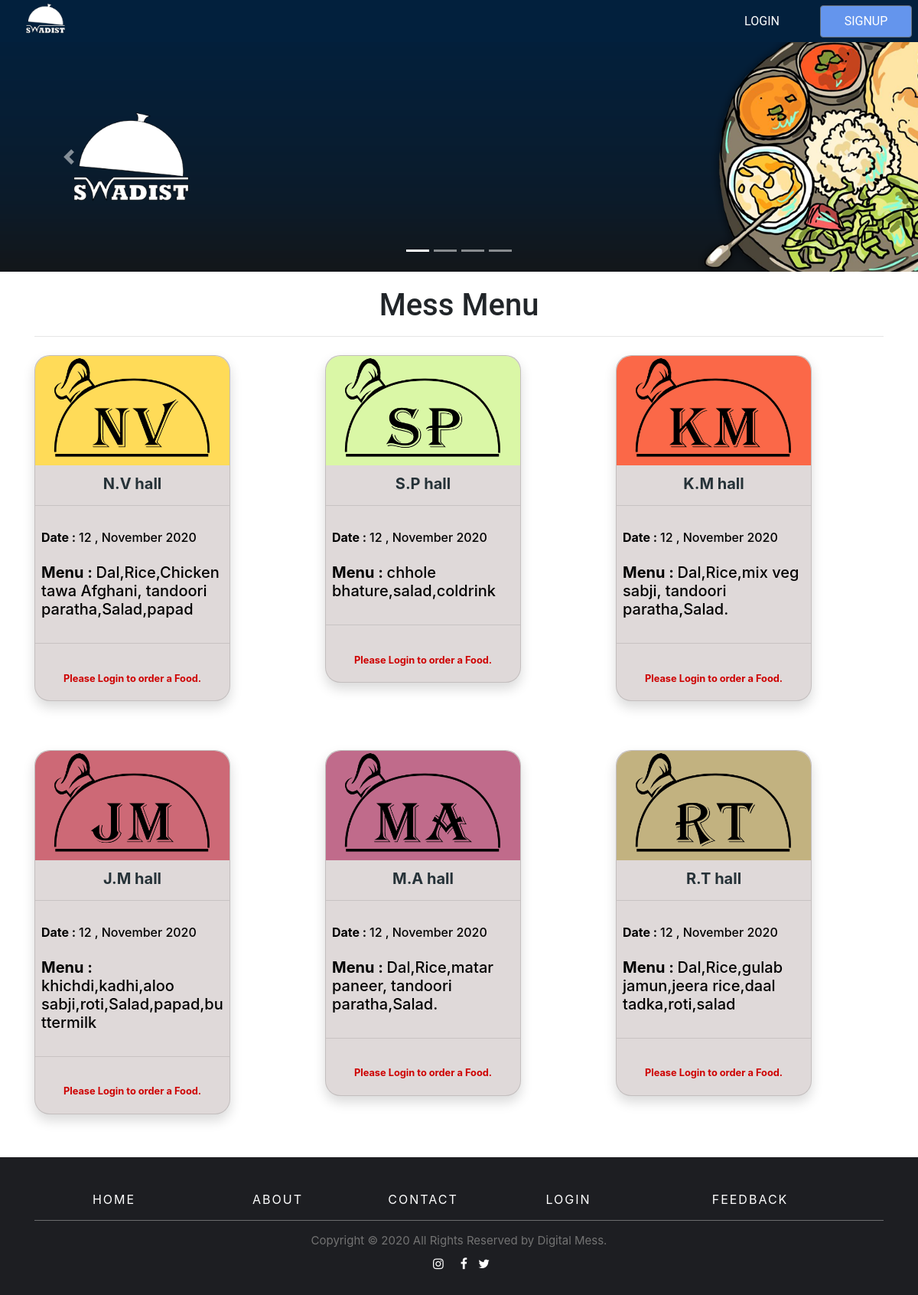
The page / on the database its author committed.
### tables this page shows
CREATE TABLE `mess_list` (
  `mess_id` int(50) NOT NULL,
  `mess_name` varchar(255) NOT NULL,
  `mess_menu` text NOT NULL,
  `mess_image` varchar(255) NOT NULL,
  `date` datetime NOT NULL DEFAULT current_timestamp()
);

### index.php (the view, shortened to what this page needs)
<!DOCTYPE html>
<html lang="en">
<head>
    <link rel="stylesheet" href="css/menuviews.css" />
    <link rel="stylesheet" href="https://cdn.jsdelivr.net/npm/bootstrap@4.5.3/dist/css/bootstrap.min.css"
>
    <link rel="stylesheet" href="https://stackpath.bootstrapcdn.com/font-awesome/4.7.0/css/font-awesome.min.css">
</head>
    <body style="">
    <?php include 'partials/header.php';  ?>
    <?php include 'partials/connection.php'; ?>
    <section id="caraosel">
        <div id="carouselExampleCaptions" class="carousel slide" data-ride="carousel">
            <ol class="carousel-indicators">
                <li data-target="#carouselExampleCaptions" data-slide-to="0" class="active"></li>
                <li data-target="#carouselExampleCaptions" data-slide-to="1"></li>
                <li data-target="#carouselExampleCaptions" data-slide-to="2"></li>
                <li data-target="#carouselExampleCaptions" data-slide-to="3"></li>
            </ol>
            <div class="carousel-inner">
                <div class="carousel-item active">
                    <img src="images/banner.png" class="d-block w-100" alt="...">
                    <div class="carousel-caption d-none d-md-block">
                        <h1><label></label></h1>
                    </div>
                </div>
            </div>
            <a class="carousel-control-prev" href="#carouselExampleCaptions" role="button" data-slide="prev">
                <span class="carousel-control-prev-icon" aria-hidden="true"></span>
            </a>
            <a class="carousel-control-next" href="#carouselExampleCaptions" role="button" data-slide="next">
                <span class="carousel-control-next-icon" aria-hidden="true"></span>
            </a>
        </div>
    </section>
    <section id="card-details">
        <div class="container">
            <h1>Mess Menu</h1>
            <hr>
            <div id="details" class="row justify-content-center ">
                <?php
                      $sql="SELECT * FROM `mess_list`";
                      $result=mysqli_query($conn,$sql);
                      while($row=mysqli_fetch_assoc($result)){
                        $dt = new DateTime($row['date']);
                        $image=$row['mess_image'];
                        echo "<div class='col-md-4 my-2'>
                            <div class='card shadow mb-5' style='border-radius:20px; width: 16rem; background-color:#dfd9d9;'>
                          <img src='$image' style='border-radius: 20px 20px 0px 0px;'  class='card-img-top' alt='Loading'>
                            <h5 class='card-title'><a class='text-light'></a></h5>
                            <b><h5 class='card-text text-center' style='color:#263238'>".$row['mess_name']."</b>
                            <hr>
                            <h6 class='p-2' style='color:black;'><b>Date : </b> ".$dt->format('j , F  Y ')."</h6>
                            <div id='menu'>
                            <h5 class='p-2' style='color:black' class='card-text'><b>Menu : </b>".$row['mess_menu']."</h5>
                            </div>";
                            if(isset($_SESSION['loggedin'])&&$_SESSION['loggedin']==true){
                                echo "<center><a href='order_disp.php?id=".$row['mess_id']."' class='my-2 btn btn-success text-center' style='background-color:#02203d; color:white;'>ORDER NOW</a>";
                            }
                            else {
                                echo "<hr><small><span class='p-2' style='color:#CE0000'><center><b>Please Login to order a Food.</b></center></span></small>";
                            }
                        echo"
                        </div>
                      </div>";
                      }
                    ?>
            </div>
        </div>
    </section>
    <?php include 'partials/footer.php'  ?>
</body>
</html>

### partials/header.php (shortened to what this page needs)
<?php
echo '<section id="nav-bar">
<nav class="navbar navbar-expand-md" style="padding:0px">
  <img src="images/SWADIST3.png" style="width:10%" class="img-fluid" alt="Responsive image">
  <div class="collapse navbar-collapse" id="navbarSupportedContent">
    <ul class="navbar-nav ml-auto">
    <li class="nav-item pl">';
    if(isset($_SESSION['loggedin'])&&$_SESSION['loggedin']==true){
      echo '<li class="nav-item">
      <img src="images/user.png" class="pt-2 pb-0 " alt="user-icon">
        </li>
      <li class="nav-item">
          <div class="dropdown">
  <button class="nav-link btn  text-center mx-2 text-light" type="button" id="dropdownMenu2" data-toggle="dropdown" aria-haspopup="true" aria-expanded="false">
  '.ucfirst($_SESSION['username']).' '.ucfirst($_SESSION['lastname']).'
    <i class="fa fa-angle-down" aria-hidden="true"></i>
  </button>
  <div class="dropdown-menu" aria-labelledby="dropdownMenu2">
  <a class="dropdown-item text-center nav-link" href="my_orders.php">My Orders</a>
  </div>
        </li>
      <a href="cart.php"><img src="images/cart.jpg" href="cart.php" height="40" width="48" class="pt-2 pb-1 my-0 nav-link" alt="cart-icon" ></a>
        <li class="nav-item cl">
        <a class="nav-link btn btn-danger border-secondary text-center mx-2" href="partials/_logouthandler.php">Logout</a>
        </li>';
    }
    else{
      echo'<li class="nav-item pl">
      <a class="nav-link btn link text-center mx-2"  data-toggle="modal" data-target="#loginModal" href="#">LOGIN</a>
    </li>
    <li class="nav-item cl">
      <a class="nav-link btn link border-secondary text-center mx-2"  data-toggle="modal" data-target="#signupModal" href="#">SIGNUP</a>
    </li>';
    }
    echo '</ul>
  </div>
</nav>
</section>
';
?>

### partials/footer.php (shortened to what this page needs)
<!doctype html>
<head>
</head>
<body>
    <footer class="site-footer">
        <div class="container">
            <div class="row">
            <div class="col-xs-6 mx-4 col-md-2">
                    <a href="index.php">Home</a>
                </div>
                <div class="col-xs-6 col-md-2">
                    <a href="about.php">About</a>
                </div>
                <div class="col-xs-6 col-md-2">
                    <a href="">Contact</a>
                </div>
                <?php
                  if(isset($_SESSION['loggedin'])&&$_SESSION['loggedin']==true){
                    echo '<div class="col-xs-6 col-md-2">
                    <a href="partials/_logouthandler.php">Logout</a>
                    </div>';
                  }
                  else {
                    echo '<div class="col-xs-6 col-md-2">
                    <a href="" data-toggle="modal" data-target="#loginModal">Login</a>
                    </div>';
                  }
                ?>
                <div class="col-xs-6 col-md-3">
                    <a href="">Feedback</a>
                </div>
            </div>
            <hr>
        </div>
        <div class="container">
            <div class="cp">
                <p class="copyright-text">Copyright &copy; 2020 All Rights Reserved by Digital Mess.
                </p>
            </div>
            <div class="icons">
                <a href=""> <i class="fa fa-instagram mx-2" aria-hidden="true"></i></a>
                <a href=""> <i class="fa fa-facebook mx-2" aria-hidden="true"></i></a>
                <a href=""><i class="fa fa-twitter" aria-hidden="true"></i></a>
            </div>
        </div>
    </footer>
    </html>

### css/menuviews.css (style rules this page uses)
* { margin:0px; padding: 0px; }
body { margin: auto; padding: 0px; }
#nav-bar { top: 0%; z-index: 10; }
.navbar { background-image: linear-gradient(to right, #02203d, #02203d); }
.nav-link { font-family: Roboto; }
.navbar-nav li .link { color: white !important; font-weight: 400; float: right; text-align:left; }
.cl a { background-color: cornflowerblue; }
.nav-item a { width: 120px; }
.carousel-caption h1 { font-family: Karla; }
.container h1 { text-align: center; font-family:Roboto; padding-top:20px; }

### partials/footer.php (style rules this page uses)
.site-footer { clear: both; background-color: #1d1e22; padding: 45px 0 30px; font-size: 15px; line-height: 20px; color: #737373; position: absolute; width: 100%; }
.site-footer hr { border-top-color: #bbb; opacity: 0.5; }
.site-footer a { color: #fff; font-size: 16px; text-transform: uppercase; margin-top: 5px; letter-spacing: 2px; text-align: center; }
.site-footer { text-align: center; }
.copyright-text { text-align: center; }
.copyright-text { margin: 10px; }

### rows shown on the page
mess_list: mess_image (picture), mess_name "N.V hall", date "12 , November 2020", mess_menu "Dal,Rice,Chicken tawa Afghani, tandoori paratha,Salad,papad"
mess_list: mess_image (picture), mess_name "S.P hall", date "12 , November 2020", mess_menu "chhole bhature,salad,coldrink"
mess_list: mess_image (picture), mess_name "K.M hall", date "12 , November 2020", mess_menu "Dal,Rice,mix veg sabji, tandoori paratha,Salad."
mess_list: mess_image (picture), mess_name "J.M hall", date "12 , November 2020", mess_menu "khichdi,kadhi,aloo sabji,roti,Salad,papad,buttermilk"
mess_list: mess_image (picture), mess_name "M.A hall", date "12 , November 2020", mess_menu "Dal,Rice,matar paneer, tandoori paratha,Salad."
mess_list: mess_image (picture), mess_name "R.T hall", date "12 , November 2020", mess_menu "Dal,Rice,gulab jamun,jeera rice,daal tadka,roti,salad"
